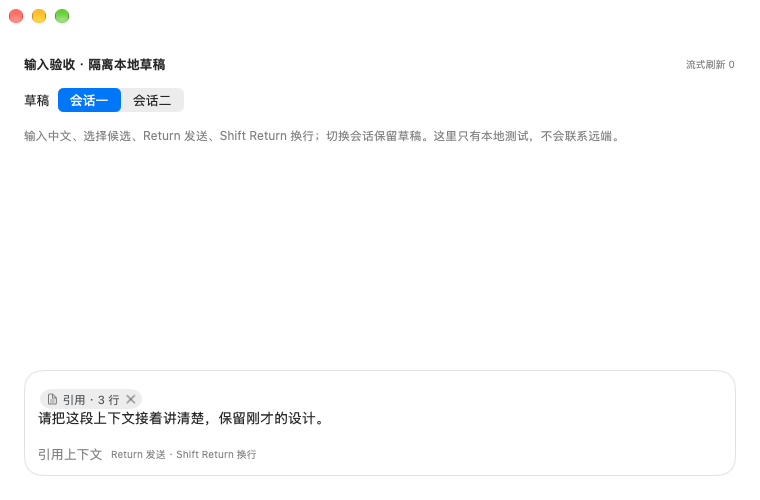
#> input picture docs/design/20x-style-rounds/round-7/after/composer-light/repeat-1/capture.png, 760 x 500 px, found by its file name
$ python make-failed-find-crops.py
#> lines starting #> are read from the running program, lines starting #| are printed output that depends on the picture
import hashlib
import json
from pathlib import Path

from PIL import Image, ImageDraw


def main():
    output_root = Path("failed-find-crops-v1")
    if output_root.exists():
        raise ValueError("Refusing to overwrite derived evidence")
    output_root.mkdir()
    crop = (264, 38, 1248, 104)
    records = []
    for scene in ("main-find", "main-find-dark"):
        before = Path("before-original/capture") / scene / "repeat-1/capture.png"
        after = Path("after-original/capture") / scene / "repeat-1/capture.png"
        original_hashes = [hashlib.sha256(path.read_bytes()).hexdigest() for path in (before, after)]
        panels = []
        for source in (before, after):
            with Image.open(source) as image:
#> image is the input picture: PIL image 760x500 RGBA; mean R, G, B, A 251.4, 251.8, 252.1, 254.8
                cropped = image.convert("RGBA").crop(crop)
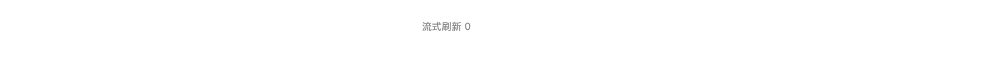
#> cropped: PIL image 984x66 RGBA; mean R, G, B, A 128.2, 128.2, 128.2, 128.5; transparent parts drawn white
                background = Image.new("RGBA", cropped.size, "white")
#> background: PIL image 984x66 RGBA; every value is 255
                background.alpha_composite(cropped)
                panels.append(background.convert("RGB").resize((cropped.width * 3, cropped.height * 3), Image.Resampling.NEAREST))
        panel_width, panel_height = panels[0].size
#> panel_width = 2952; panel_height = 198
        canvas = Image.new("RGB", (panel_width, panel_height * 2 + 80), "white")
#> canvas: PIL image 2952x476 RGB; every value is 255
        drawing = ImageDraw.Draw(canvas)
        drawing.text((12, 10), f"{scene} BEFORE - original crop, nearest-neighbor 3x", fill="black")
        drawing.text((12, panel_height + 50), f"{scene} AFTER - original crop, nearest-neighbor 3x", fill="black")
        canvas.paste(panels[0], (0, 32))
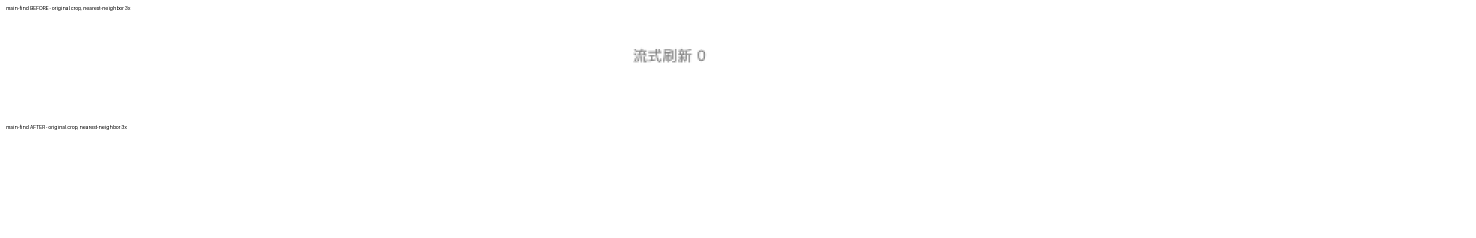
#> canvas: PIL image 2952x476 RGB (shown at 1/2 size); min 1, max 255, mean 254.7
        canvas.paste(panels[1], (0, panel_height + 72))
        destination = output_root / (scene + "-3x.png")
        canvas.save(destination)
        assert original_hashes == [hashlib.sha256(path.read_bytes()).hexdigest() for path in (before, after)]
        records.append({"scene": scene, "before_png": str(before), "after_png": str(after),
                        "before_sha256": original_hashes[0], "after_sha256": original_hashes[1],
                        "crop_pixels": list(crop), "scale": 3, "resampling": "nearest",
                        "derived_png": destination.name,
                        "derived_sha256": hashlib.sha256(destination.read_bytes()).hexdigest()})
    result = {"status": "generated", "scope": "Illustration only, not quantitative comparison or a replacement for originals",
              "raw_originals_unchanged": True, "outside_alpha_composited_on_white": True,
              "crop_chosen_after_failure_only_for_observation_not_contract": True, "records": records}
    (output_root / "crop-provenance.json").write_text(json.dumps(result, indent=2) + "\n")
    print("Generated two lossless 3x find-bar illustrations; original hashes unchanged.")


if __name__ == "__main__":
    main()
